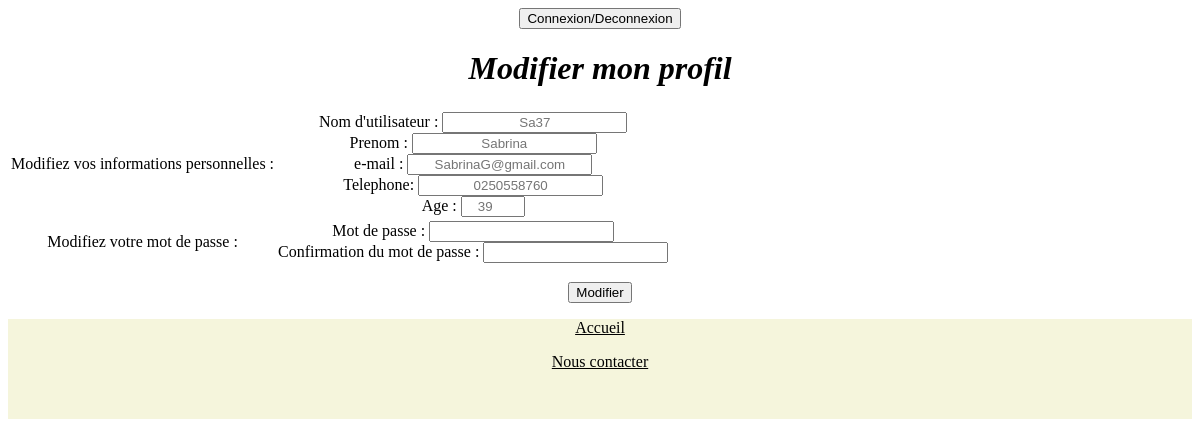
The app's page /index.php?cible=modif_profil&fonction=Modifier (signed in) with its own data.
### tables this page shows
CREATE TABLE IF NOT EXISTS `utilisateur` (
  `Id_Utilisateur` int(11) NOT NULL AUTO_INCREMENT,
  `nomUser` varchar(30) NOT NULL,
  `emailUtilisateur` varchar(50) NOT NULL,
  `mdpUtilisateur` varchar(16) NOT NULL,
  `telUtilisateur` varchar(10) DEFAULT NULL,
  `prenomUtilisateur` varchar(30) NOT NULL,
  `ageUtilisateur` int(11) NOT NULL,
  `dateCreationCompte` date DEFAULT NULL,
  `etatCompte` varchar(50) DEFAULT NULL,
  PRIMARY KEY (`Id_Utilisateur`)
);

### controleurs/modif_profil.php (called while the page is built, shortened)
<?php
include('./modele/requetes.connexion_inscription.php');
if (!isset($_GET['fonction']) || empty($_GET['fonction'])) {
    $vue = "modif_profil";
    $title = "Modifier mon profil";
    $function = "";
    $alerte = "";
} else {
    $vue = "modif_profil";
}
$infos = getUtilisateur($bdd);
$nomUser = $infos[1];
$prenomUtilisateur = $infos[5];
$emailUtilisateur = $infos[2];
$telUtilisateur = $infos[4];
$ageUtilisateur = $infos[6];
include ('vues/header.php');
include ('vues/' . $vue . '.php');
include ('vues/footer.php');

### index.php (called while the page is built, shortened)
<?php
if (isset($_GET['cible']) && !empty($_GET['cible'])) {
    $url = $_GET['cible'];
} else {
    $url = 'principal';
}
include('controleurs/' . $url . '.php');

### modele/requetes.generiques.php (called while the page is built, shortened)
<?php
function recherche(mysqli $bdd, string $table, array $attributs) {
    $where = "";
    foreach($attributs as $key => $value) {
        $where .= "$key = '$value'" . " AND ";
    }
    $where = substr_replace($where, '', -5, 5);
    $statement = 'SELECT * FROM ' . $table . ' WHERE ' . $where;
    return mysqli_query($bdd, $statement);
}
?>

### modele/requetes.connexion_inscription.php (called while the page is built, shortened)
<?php
include('requetes.generiques.php');
function getUtilisateur($bdd): array {
    return recherche($bdd, 'utilisateur', ['Id_Utilisateur' => $_SESSION["id"]])->fetch_row();
}
?>

### vues/modif_profil.php (the view, shortened to what this page needs)
<!DOCTYPE html>
<html lang="fr">
    <head>
        <link rel="stylesheet" href="public/css/styles_con.css"/>
    </head>
    <body>
        <form action="" method="post" name="modifProfile">
            <table>
                <tr>
                    <td>Modifiez vos informations personnelles :</td>
                    <td>
                        Nom d'utilisateur : <input type="text" name="nomUser" placeholder=<?php echo $nomUser ?>><br/>
                        Prenom : <input type="text" name="prenomUtilisateur" placeholder=<?php echo $prenomUtilisateur ?>><br/>
                        e-mail : <input type="email" name="emailUtilisateur" placeholder=<?php echo $emailUtilisateur ?>><br/>
                        Telephone: <input type="tel" name="telUtilisateur" placeholder=<?php echo $telUtilisateur ?>><br/>
                        Age : <input type="number" name="ageUtilisateur" placeholder=<?php echo $ageUtilisateur ?> min="0" max="150"><br/>
                    </td>
                </tr>
                <tr>
                    <td>Modifiez votre mot de passe :</td>
                    <td>
                        Mot de passe : <input type="password" name="mdpUtilisateur"><br/>
                        Confirmation du mot de passe : <input type="password" name="mdpUtilisateurVerification"></br>
                    </td>
                </tr>
            </table>
            <p><input type="submit" value="Modifier" name="fonction"></p>
        </form>
    </body>
</html>

### public/css/styles_con.css (style rules this page uses)
* { color: black; text-align: center; }

### records on screen
utilisateur: nomUser "Sa37", prenomUtilisateur "Sabrina", emailUtilisateur "SabrinaG@gmail.com", telUtilisateur "0250558760", ageUtilisateur "39"

### other values on screen
$title "Modifier mon profil"
